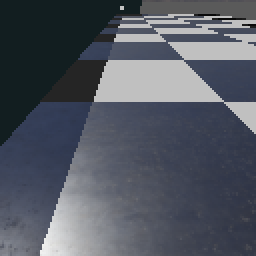
#> input picture Competencias/Robocup_2022/Refactored Code/img.png, 128 x 128 px, found by its file name (shown 2 times larger)
$ python camera_processing.py
#> lines starting #> are read from the running program, lines starting #| are printed output that depends on the picture
import cv2 as cv
import numpy as np

def flatten_image(image):
    minimum = 200
    maximum = 300

    img_points = np.array(([38, 30], [91, 30],  [111, 50],  [20, 50],), dtype=np.float32)
    final_points = np.array(([minimum, minimum],  [maximum, minimum], [maximum, maximum], [minimum, maximum],), dtype=np.float32)

    ipm_matrix = cv.getPerspectiveTransform(img_points, final_points)
    ipm = cv.warpPerspective(image, ipm_matrix, (500, 400), flags=cv.INTER_NEAREST)

    return ipm

if __name__ == "__main__":
    img = cv.imread("/home/ale/rescate_laberinto/Competencias/Robocup_2022/Refactored Code/img.png")
#> img is the input picture: shape (128, 128, 3); mean B, G, R 98, 87.8, 82.6
    img1 = flatten_image(img)
#> in flatten_image, `ipm = cv.warpPerspective(image, ipm_matrix, (500, 400), flags=cv.INTER..`:
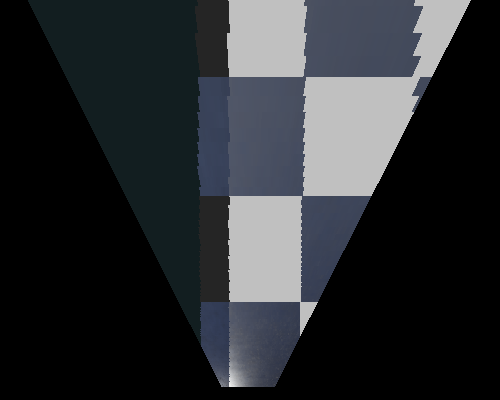
#> ipm: shape (400, 500, 3); mean B, G, R 48.1, 44.7, 41.8
    cv.imwrite("/home/ale/rescate_laberinto/Competencias/Robocup_2022/Refactored Code/img2.png", img1)
